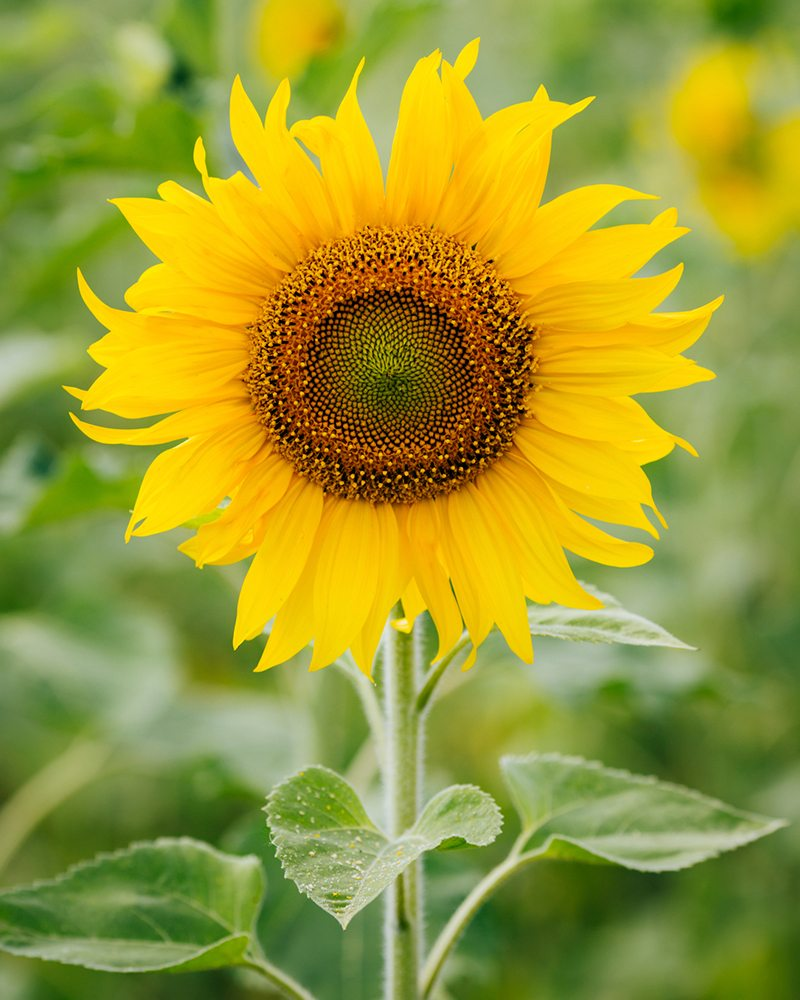
#> input picture Image processing/Photos/test_flower.jpg, 800 x 1000 px
$ python Threshold_using_histogram.py
#> lines starting #> are read from the running program, lines starting #| are printed output that depends on the picture; after the words box and inside, x2 and y2 are one past the last pixel; in counts of white or black regions, pixels touching at a corner belong together
import cv2
import matplotlib.pyplot as plt

img = cv2.imread('Photos/test_flower.jpg',0)
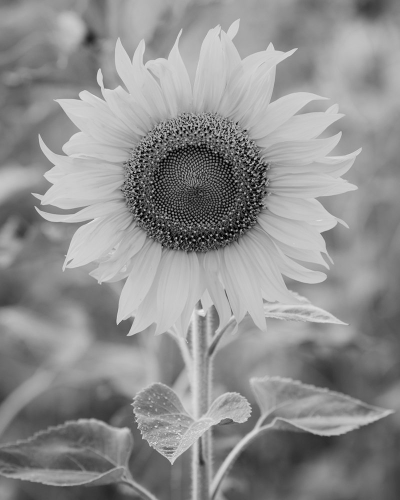
#> img: shape (1000, 800) (shown at 1/2 size); min 0, max 239, mean 142.3
hist_img = cv2.calcHist([img],[0] , None, [256], [0,255])
#> hist_img = 256 values, max 7941 at index 199, min 0 at index 240, mean 3125

# applying different threshold
# binary threshold
ret , threshold_img = cv2.threshold(img, 150, 255, cv2.THRESH_BINARY)
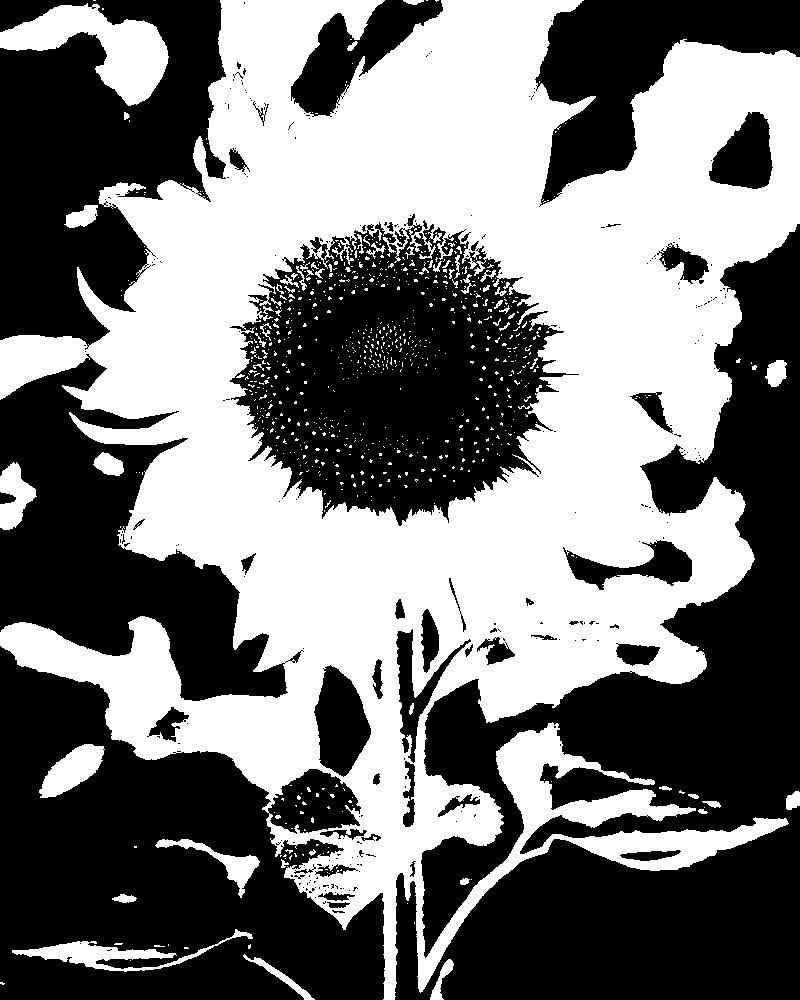
#> threshold_img: shape (1000, 800); 46.4% white; 860 white regions (794 under 20 px), largest, box (x1, y1, x2, y2) and area: (0, 0, 800, 1000) 348693, (0, 3, 169, 106) 7566, (12, 929, 253, 972) 2456

hist_thresh_img = cv2.calcHist([threshold_img],[0] , None, [256], [0,255])
#> hist_thresh_img = 256 values, max 428658 at index 0, min 0 at index 1, mean 1674.4

print(ret)

plt.imshow(cv2.cvtColor(img, cv2.COLOR_BGR2RGB)), plt.title('Original image')
plt.show()
plt.imshow(cv2.cvtColor(threshold_img, cv2.COLOR_BGR2RGB)), plt.title('Binary threshold image')
plt.show()


plt.plot(hist_img), plt.title(' histogram')
plt.show()
plt.plot(hist_thresh_img), plt.title('Threshold histogram')
plt.show()
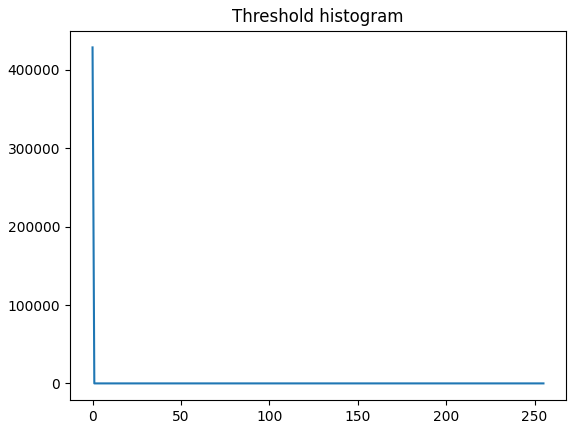
#> figure drawn by matplotlib, 1 panel; curve peaks at x = 0, y = 428658


#################################################
img = cv2.imread('Photos/test_flower.jpg',0)
hist_img = cv2.calcHist([img],[0] , None, [256], [0,255])

# applying different threshold
# binary inverse threshold
ret , threshold_img = cv2.threshold(img, 150, 255, cv2.THRESH_BINARY_INV)

hist_thresh_img = cv2.calcHist([threshold_img],[0] , None, [256], [0,255])
#> hist_thresh_img = 256 values, max 371342 at index 0, min 0 at index 1, mean 1450.6

plt.imshow(cv2.cvtColor(img, cv2.COLOR_BGR2RGB)), plt.title('Original image')
plt.show()
plt.imshow(cv2.cvtColor(threshold_img, cv2.COLOR_BGR2RGB)), plt.title('Binary threshold image')
plt.show()


plt.plot(hist_img), plt.title(' histogram')
plt.show()
plt.plot(hist_thresh_img), plt.title('Threshold histogram')
plt.show()


####################################################
img = cv2.imread('Photos/test_flower.jpg',0)
hist_img = cv2.calcHist([img],[0] , None, [256], [0,255])

# applying different threshold
# t
ret , threshold_img = cv2.threshold(img, 150,None, cv2.THRESH_TRUNC)

hist_thresh_img = cv2.calcHist([threshold_img],[0] , None, [256], [0,255])
#> hist_thresh_img = 256 values, max 377735 at index 150, min 0 at index 151, mean 3125

plt.imshow(cv2.cvtColor(img, cv2.COLOR_BGR2RGB)), plt.title('Original image')
plt.show()
plt.imshow(cv2.cvtColor(threshold_img, cv2.COLOR_BGR2RGB)), plt.title('Binary threshold image')
plt.show()


plt.plot(hist_img), plt.title(' histogram')
plt.show()
plt.plot(hist_thresh_img), plt.title('Threshold histogram')
plt.show()


##########################################################

img = cv2.imread('Photos/test_flower.jpg',0)
hist_img = cv2.calcHist([img],[0] , None, [256], [0,255])

# applying different threshold
# binary threshold
ret , threshold_img = cv2.threshold(img, 150, None, cv2.THRESH_TOZERO)
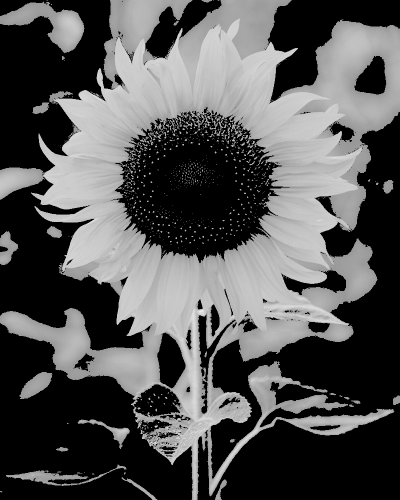
#> threshold_img: shape (1000, 800) (shown at 1/2 size); min 0, max 239, mean 83.5

hist_thresh_img = cv2.calcHist([threshold_img],[0] , None, [256], [0,255])
#> hist_thresh_img = 256 values, max 428658 at index 0, min 0 at index 1, mean 3125

plt.imshow(cv2.cvtColor(img, cv2.COLOR_BGR2RGB)), plt.title('Original image')
plt.show()
plt.imshow(cv2.cvtColor(threshold_img, cv2.COLOR_BGR2RGB)), plt.title('Binary threshold image')
plt.show()


plt.plot(hist_img), plt.title(' histogram')
plt.show()
plt.plot(hist_thresh_img), plt.title('Threshold histogram')
plt.show()

########################################################

img = cv2.imread('Photos/test_flower.jpg',0)
hist_img = cv2.calcHist([img],[0] , None, [256], [0,255])

# applying different threshold
# binary threshold
ret , threshold_img = cv2.threshold(img, None, 255, cv2.THRESH_OTSU)
#> threshold_img: shape (1000, 800); 58.2% white; 274 black regions (213 under 20 px), largest, box (x1, y1, x2, y2) and area: (0, 755, 384, 1000) 61683, (234, 230, 549, 518) 55941, (397, 817, 800, 1000) 49604
#> ret = 136

hist_thresh_img = cv2.calcHist([threshold_img],[0] , None, [256], [0,255])
#> hist_thresh_img = 256 values, max 334678 at index 0, min 0 at index 1, mean 1307.3

plt.imshow(cv2.cvtColor(img, cv2.COLOR_BGR2RGB)), plt.title('Original image')
plt.show()
plt.imshow(cv2.cvtColor(threshold_img, cv2.COLOR_BGR2RGB)), plt.title('Binary threshold image')
plt.show()


plt.plot(hist_img), plt.title(' histogram')
plt.show()
plt.plot(hist_thresh_img), plt.title('Threshold histogram')
plt.show()

#########################################################
img = cv2.imread('Photos/test_flower.jpg',0)
hist_img = cv2.calcHist([img],[0] , None, [256], [0,255])

# applying different threshold
# binary threshold
ret , threshold_img = cv2.threshold(img, None, 255, cv2.THRESH_TRIANGLE)
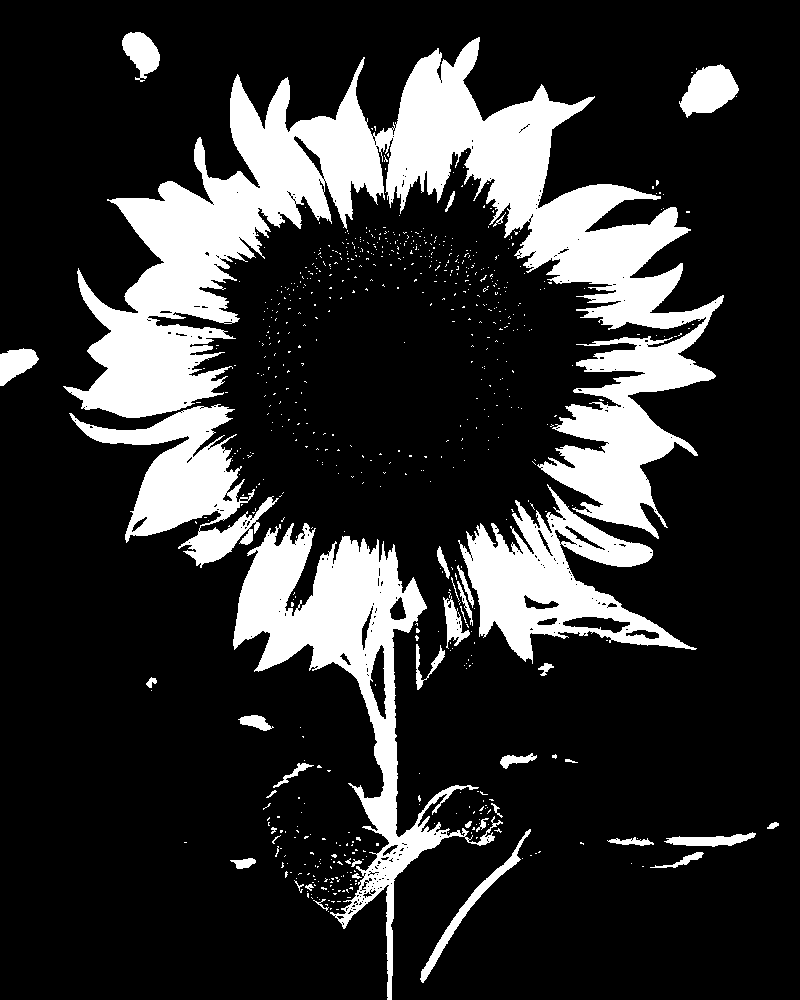
#> threshold_img: shape (1000, 800); 19.1% white; 705 white regions (667 under 20 px), largest, box (x1, y1, x2, y2) and area: (63, 37, 724, 539) 87308, (233, 523, 503, 1000) 25718, (458, 484, 697, 664) 15742
#> ret = 185

hist_thresh_img = cv2.calcHist([threshold_img],[0] , None, [256], [0,255])
#> hist_thresh_img = 256 values, max 647308 at index 0, min 0 at index 1, mean 2528.5

plt.imshow(cv2.cvtColor(img, cv2.COLOR_BGR2RGB)), plt.title('Original image')
plt.show()
plt.imshow(cv2.cvtColor(threshold_img, cv2.COLOR_BGR2RGB)), plt.title('Binary threshold image')
plt.show()


plt.plot(hist_img), plt.title(' histogram')
plt.show()
plt.plot(hist_thresh_img), plt.title('Threshold histogram')
plt.show()

#############################################################
img = cv2.imread('Photos/test_flower.jpg',0)
hist_img = cv2.calcHist([img],[0] , None, [256], [0,255])

# applying different threshold
# binary threshold
ret , threshold_img = cv2.threshold(img, 150, None, cv2.THRESH_TOZERO_INV)
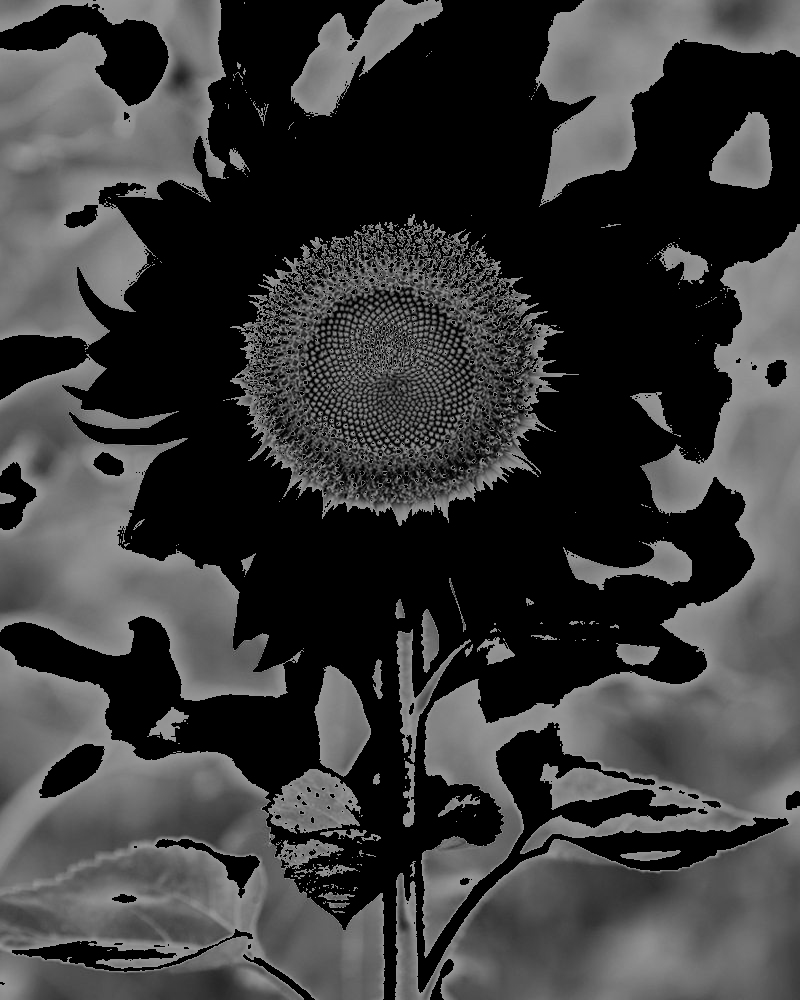
#> threshold_img: shape (1000, 800); min 0, max 150, mean 58.9

hist_thresh_img = cv2.calcHist([threshold_img],[0] , None, [256], [0,255])
#> hist_thresh_img = 256 values, max 372779 at index 0, min 0 at index 151, mean 3125

plt.imshow(cv2.cvtColor(img, cv2.COLOR_BGR2RGB)), plt.title('Original image')
plt.show()
plt.imshow(cv2.cvtColor(threshold_img, cv2.COLOR_BGR2RGB)), plt.title('Binary threshold image')
plt.show()


plt.plot(hist_img), plt.title(' histogram')
plt.show()
plt.plot(hist_thresh_img), plt.title('Threshold histogram')
plt.show()

$ run again, with Image processing/Photos/low_const.jpg copied over Image processing/Photos/test_flower.jpg
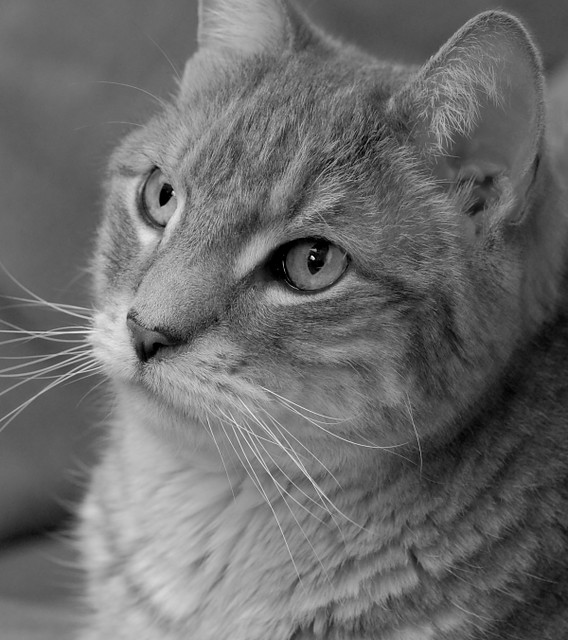
#> input picture Image processing/Photos/low_const.jpg, 568 x 640 px
#> img is the input picture: shape (640, 568); min 0, max 255, mean 107.3
#> hist_img = 256 values, max 6023 at index 103, min 0 at index 238, mean 1420
#> `ret , threshold_img = cv2.threshold(img, 150, 255, cv2.THRESH_BINARY)`:
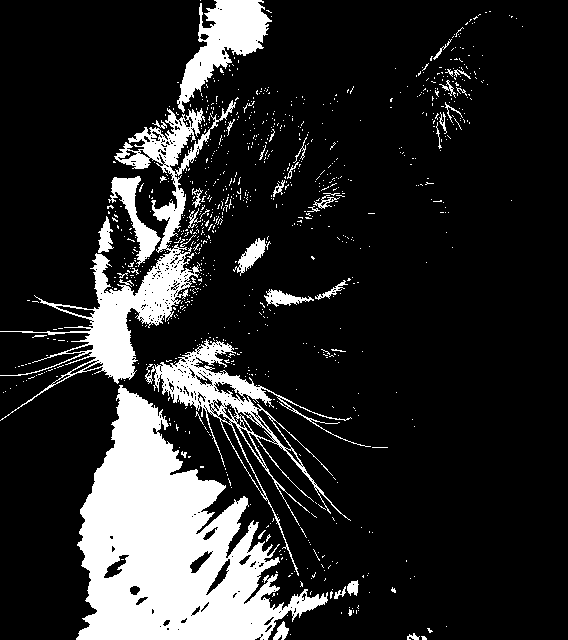
#> threshold_img: shape (640, 568); 16.4% white; 908 white regions (866 under 20 px), largest, box (x1, y1, x2, y2) and area: (76, 385, 328, 640) 31599, (0, 100, 236, 421) 10837, (145, 339, 371, 576) 5900
#> `hist_thresh_img = cv2.calcHist([threshold_img],[0] , None, [256], [0,2..`: hist_thresh_img = 256 values, max 304077 at index 0, min 0 at index 1, mean 1187.8
#> `hist_thresh_img = cv2.calcHist([threshold_img],[0] , None, [256], [0,2..`: hist_thresh_img = 256 values, max 59443 at index 0, min 0 at index 1, mean 232.2
#> `hist_thresh_img = cv2.calcHist([threshold_img],[0] , None, [256], [0,2..`: hist_thresh_img = 256 values, max 61116 at index 150, min 0 at index 151, mean 1420
#> `hist_thresh_img = cv2.calcHist([threshold_img],[0] , None, [256], [0,2..`: hist_thresh_img = 256 values, max 304077 at index 0, min 0 at index 1, mean 1420
#> ret = 117
#> `hist_thresh_img = cv2.calcHist([threshold_img],[0] , None, [256], [0,2..`: hist_thresh_img = 256 values, max 236633 at index 0, min 0 at index 1, mean 924.3
#> `ret , threshold_img = cv2.threshold(img, 150, None, cv2.THRESH_TOZERO_..`:
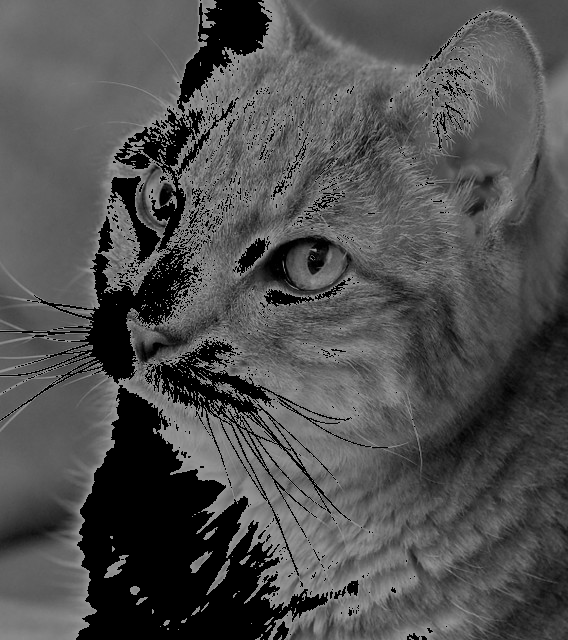
#> threshold_img: shape (640, 568); min 0, max 150, mean 79.3
#> `hist_thresh_img = cv2.calcHist([threshold_img],[0] , None, [256], [0,2..`: hist_thresh_img = 256 values, max 59964 at index 0, min 0 at index 151, mean 1420

$ run again, with Image processing/Photos/photo.jpg copied over Image processing/Photos/test_flower.jpg
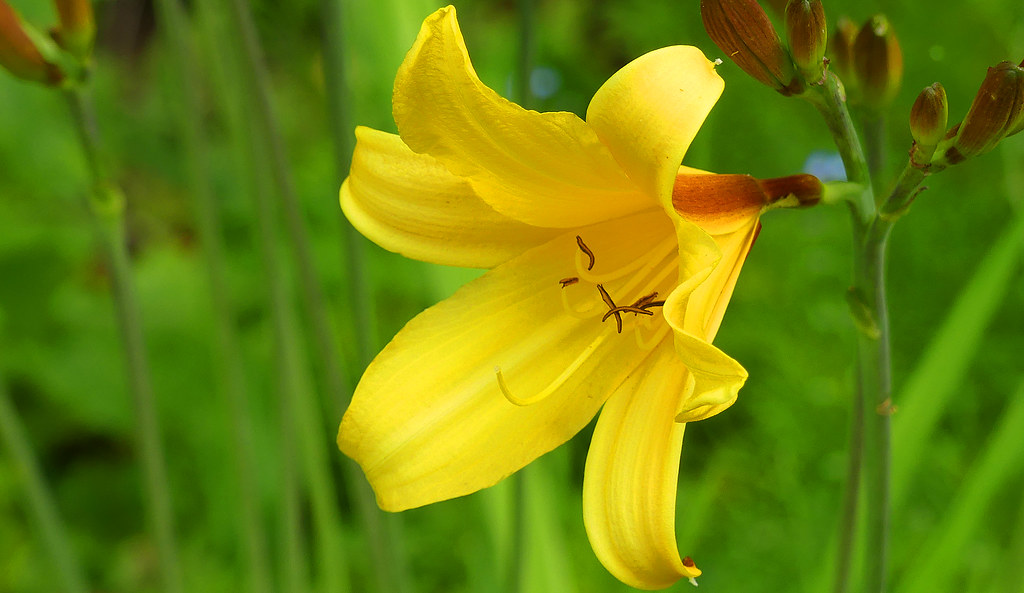
#> input picture Image processing/Photos/photo.jpg, 1024 x 593 px
#> hist_img = 256 values, max 12117 at index 89, min 0 at index 3, mean 2371.9
#> `ret , threshold_img = cv2.threshold(img, 150, 255, cv2.THRESH_BINARY)`:
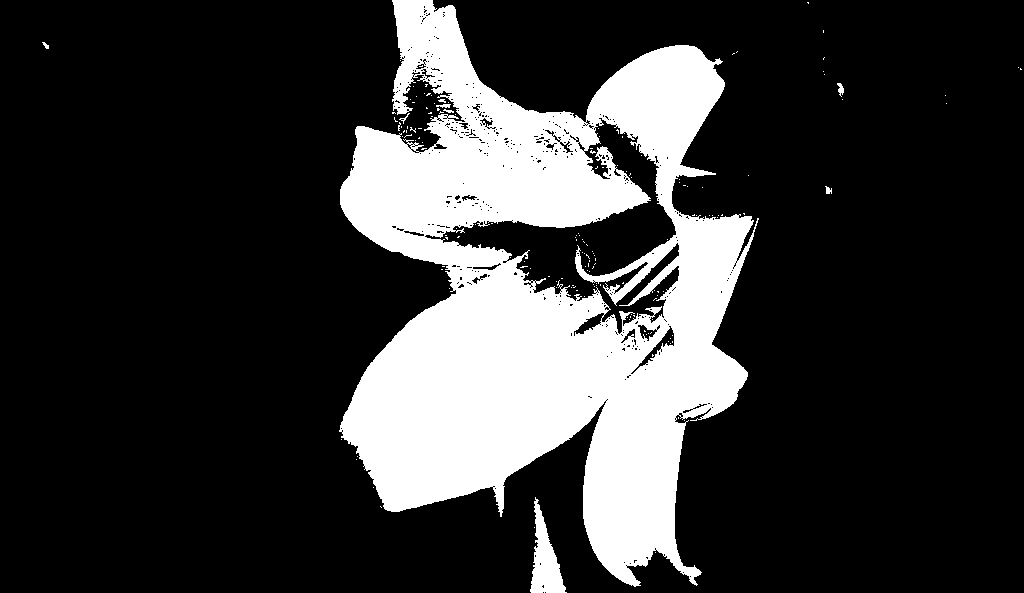
#> threshold_img: shape (593, 1024); 21.4% white; 162 white regions (153 under 20 px), largest, box (x1, y1, x2, y2) and area: (339, 0, 759, 587) 127586, (530, 497, 567, 593) 1672, (837, 83, 844, 97) 55
#> `hist_thresh_img = cv2.calcHist([threshold_img],[0] , None, [256], [0,2..`: hist_thresh_img = 256 values, max 477380 at index 0, min 0 at index 1, mean 1864.8
#> `hist_thresh_img = cv2.calcHist([threshold_img],[0] , None, [256], [0,2..`: hist_thresh_img = 256 values, max 129852 at index 0, min 0 at index 1, mean 507.2
#> `hist_thresh_img = cv2.calcHist([threshold_img],[0] , None, [256], [0,2..`: hist_thresh_img = 256 values, max 131753 at index 150, min 0 at index 3, mean 2372
#> `hist_thresh_img = cv2.calcHist([threshold_img],[0] , None, [256], [0,2..`: hist_thresh_img = 256 values, max 477380 at index 0, min 0 at index 1, mean 2371.9
#> `ret , threshold_img = cv2.threshold(img, None, 255, cv2.THRESH_OTSU)`: ret = 133
#> `hist_thresh_img = cv2.calcHist([threshold_img],[0] , None, [256], [0,2..`: hist_thresh_img = 256 values, max 452272 at index 0, min 0 at index 1, mean 1766.7
#> `ret , threshold_img = cv2.threshold(img, None, 255, cv2.THRESH_TRIANGLE)`: ret = 120
#> `hist_thresh_img = cv2.calcHist([threshold_img],[0] , None, [256], [0,2..`: hist_thresh_img = 256 values, max 435182 at index 0, min 0 at index 1, mean 1699.9
#> `ret , threshold_img = cv2.threshold(img, 150, None, cv2.THRESH_TOZERO_..`:
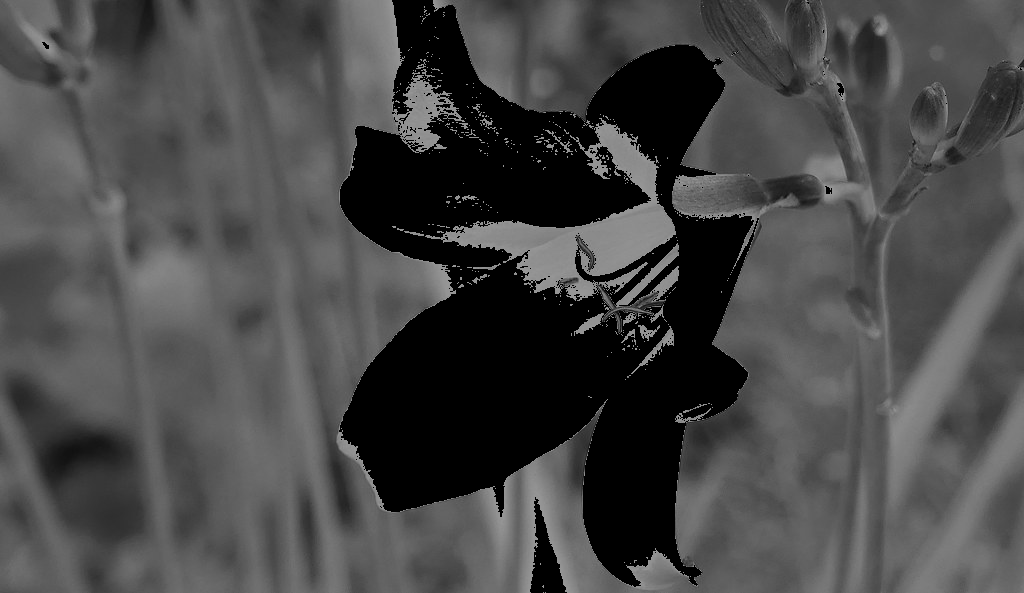
#> threshold_img: shape (593, 1024); min 0, max 150, mean 71.4
#> `hist_thresh_img = cv2.calcHist([threshold_img],[0] , None, [256], [0,2..`: hist_thresh_img = 256 values, max 129857 at index 0, min 0 at index 3, mean 2372
